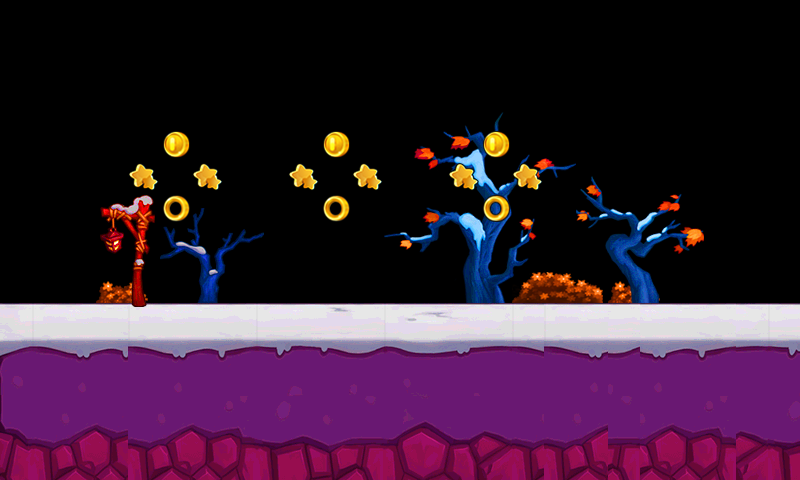

Tiled map render using the project's own tile images. Description and the map definition, with tile-layer contents summarised, below:
An orthogonal 25x15 tile map with 32x32 px tiles, 5 tile layers (grass, tree, root, light, ...), 5 tilesets and 5 objects.

<map version="1.0" orientation="orthogonal" width="25" height="15" tilewidth="32" tileheight="32">
 <tileset firstgid="1" name="grass3" tilewidth="32" tileheight="32">
  <image source="grass3.png" width="160" height="64" />
 </tileset>
 <tileset firstgid="11" name="light" tilewidth="32" tileheight="32">
  <image source="light.png" width="64" height="128" />
 </tileset>
 <tileset firstgid="19" name="tree3" tilewidth="32" tileheight="32">
  <image source="tree3.png" width="448" height="224" />
 </tileset>
 <tileset firstgid="117" name="ground3" tilewidth="32" tileheight="32">
  <image source="ground3.png" width="544" height="192" />
  <tile id="1">
   <properties>
    <property name="rootX" value="-1" />
    <property name="rootY" value="0" />
   </properties>
  </tile>
  <tile id="2">
   <properties>
    <property name="rootX" value="-1" />
    <property name="rootY" value="0" />
   </properties>
  </tile>
  <tile id="3">
   <properties>
    <property name="rootX" value="-1" />
    <property name="rootY" value="0" />
   </properties>
  </tile>
  <tile id="4">
   <properties>
    <property name="rootX" value="-1" />
    <property name="rootY" value="0" />
   </properties>
  </tile>
  <tile id="5">
   <properties>
    <property name="rootX" value="-1" />
    <property name="rootY" value="0" />
   </properties>
  </tile>
  <tile id="6">
   <properties>
    <property name="rootX" value="-1" />
    <property name="rootY" value="0" />
   </properties>
  </tile>
  <tile id="7">
   <properties>
    <property name="rootX" value="-1" />
    <property name="rootY" value="0" />
   </properties>
  </tile>
  <tile id="8">
   <properties>
    <property name="rootX" value="-1" />
    <property name="rootY" value="0" />
   </properties>
  </tile>
  <tile id="9">
   <properties>
    <property name="rootX" value="-1" />
    <property name="rootY" value="0" />
   </properties>
  </tile>
  <tile id="10">
   <properties>
    <property name="rootX" value="-1" />
    <property name="rootY" value="0" />
   </properties>
  </tile>
  <tile id="11">
   <properties>
    <property name="rootX" value="-1" />
    <property name="rootY" value="0" />
   </properties>
  </tile>
  <tile id="12">
   <properties>
    <property name="rootX" value="-1" />
    <property name="rootY" value="0" />
   </properties>
  </tile>
  <tile id="13">
   <properties>
    <property name="rootX" value="-1" />
    <property name="rootY" value="0" />
   </properties>
  </tile>
  <tile id="14">
   <properties>
    <property name="rootX" value="-1" />
    <property name="rootY" value="0" />
   </properties>
  </tile>
  <tile id="15">
   <properties>
    <property name="rootX" value="-1" />
    <property name="rootY" value="0" />
   </properties>
  </tile>
  <tile id="16">
   <properties>
    <property name="rootX" value="-1" />
    <property name="rootY" value="0" />
   </properties>
  </tile>
  <tile id="18">
   <properties>
    <property name="rootX" value="0" />
    <property name="rootY" value="-1" />
   </properties>
  </tile>
  <tile id="35">
   <properties>
    <property name="rootX" value="0" />
    <property name="rootY" value="-1" />
   </properties>
  </tile>
  <tile id="52">
   <properties>
    <property name="rootX" value="0" />
    <property name="rootY" value="-1" />
   </properties>
  </tile>
  <tile id="69">
   <properties>
    <property name="rootX" value="0" />
    <property name="rootY" value="-1" />
   </properties>
  </tile>
  <tile id="86">
   <properties>
    <property name="rootX" value="0" />
    <property name="rootY" value="-1" />
   </properties>
  </tile>
 </tileset>
 <tileset firstgid="219" name="coin" tilewidth="32" tileheight="32">
  <image source="coin.png" width="96" height="32" />
  <tile id="0">
   <properties>
    <property name="jewelType" value="1" />
   </properties>
  </tile>
  <tile id="1">
   <properties>
    <property name="jewelType" value="2" />
   </properties>
  </tile>
  <tile id="2">
   <properties>
    <property name="jewelType" value="3" />
   </properties>
  </tile>
 </tileset>
 <layer name="grass" width="25" height="15">
  <data>[375 cells, 14 non-empty, 10 distinct tile ids]</data>
 </layer>
 <layer name="tree" width="25" height="15">
  <data>[375 cells, 78 non-empty, 78 distinct tile ids]</data>
 </layer>
 <layer name="root" width="25" height="15">
  <data>[375 cells, 150 non-empty, 78 distinct tile ids]</data>
 </layer>
 <layer name="light" width="25" height="15">
  <data>[375 cells, 8 non-empty, 8 distinct tile ids]</data>
 </layer>
 <layer name="jewel" width="25" height="15">
  <data>[375 cells, 12 non-empty, 3 distinct tile ids]</data>
 </layer>
 <objectgroup name="enemy" width="25" height="15">
  <object x="243" y="320">
   <properties>
    <property name="enemytype" value="1" />
   </properties>
  </object>
  <object x="643" y="319">
   <properties>
    <property name="enemytype" value="3" />
   </properties>
  </object>
  <object x="704" y="320">
   <properties>
    <property name="enemytype" value="2" />
   </properties>
  </object>
  <object x="575" y="321">
   <properties>
    <property name="enemytype" value="2" />
   </properties>
  </object>
  <object x="310" y="319">
   <properties>
    <property name="enemytype" value="1" />
   </properties>
  </object>
 </objectgroup>
</map>
